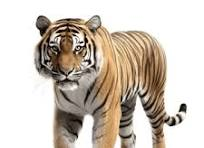
#> input picture site/tigro.png, 204 x 148 px
$ python gera.py
#> lines starting #> are read from the running program, lines starting #| are printed output that depends on the picture
from PIL import Image
import os

# Caminho da imagem original
original_icon = "site/tigro.png"

# Pasta de saída para os ícones
output_folder = "site/icons/"

# Cria a pasta de saída se não existir
if not os.path.exists(output_folder):
    os.makedirs(output_folder)

# Tamanhos padrão para PWA
sizes = [72, 96, 128, 144, 152, 192, 384, 512]

try:
    # Abre a imagem original
    img = Image.open(original_icon)
#> img is the input picture: PIL image 204x148 RGB; mean R, G, B 207.5, 197.9, 187.3

    # Gera os ícones nos tamanhos definidos
    for size in sizes:
        resized_img = img.resize((size, size), Image.Resampling.LANCZOS)
        output_path = os.path.join(output_folder, f"icon-{size}.png")
        resized_img.save(output_path)
        print(f"Ícone gerado: {output_path}")
#> this loop made 8 passes
#> pass 1, `resized_img = img.resize((size, size), Image.Resampling.LANCZOS)`:
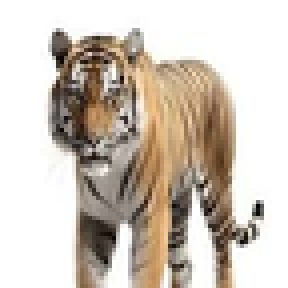
#> resized_img: PIL image 72x72 RGB (shown 4 times larger); mean R, G, B 207.4, 197.8, 187.2
#> pass 2, `resized_img = img.resize((size, size), Image.Resampling.LANCZOS)`:
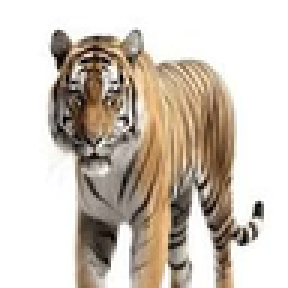
#> resized_img: PIL image 96x96 RGB (shown 3 times larger); mean R, G, B 207.4, 197.8, 187.3
#> pass 3, `resized_img = img.resize((size, size), Image.Resampling.LANCZOS)`:
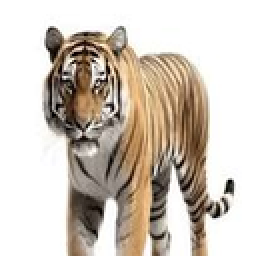
#> resized_img: PIL image 128x128 RGB (shown 2 times larger); mean R, G, B 207.5, 197.9, 187.3
#> after the loop:
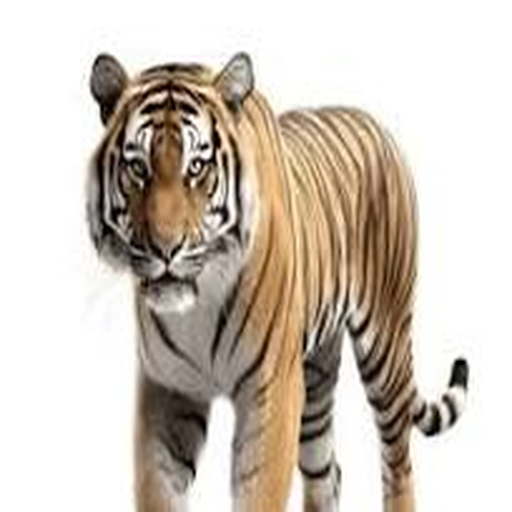
#> resized_img: PIL image 512x512 RGB; mean R, G, B 207.5, 197.9, 187.3

    print("Todos os ícones foram gerados com sucesso!")

except FileNotFoundError:
    print(f"Erro: arquivo original não encontrado em '{original_icon}'")
except Exception as e:
    print(f"Ocorreu um erro: {e}")
